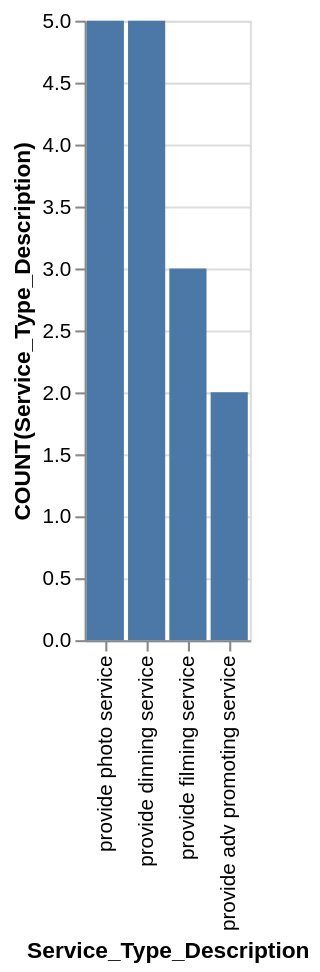

Here is the Vega-Lite specification saved for this chart:
### Vega-Lite specification from a JSON file in a GitHub repository (floating-point values rounded to 4 significant figures)
{"data": {"values": [{"x_data": "provide photo service", "y_data": 5}, {"x_data": "provide dinning service", "y_data": 5}, {"x_data": "provide filming service", "y_data": 3}, {"x_data": "provide adv promoting service", "y_data": 2}]}, "mark": "bar", "encoding": {"x": {"field": "x_data", "type": "nominal", "title": "Service_Type_Description", "sort": {"op": "sum", "field": "y_data", "order": "descending"}}, "y": {"field": "y_data", "type": "quantitative", "title": "COUNT(Service_Type_Description)"}}}
